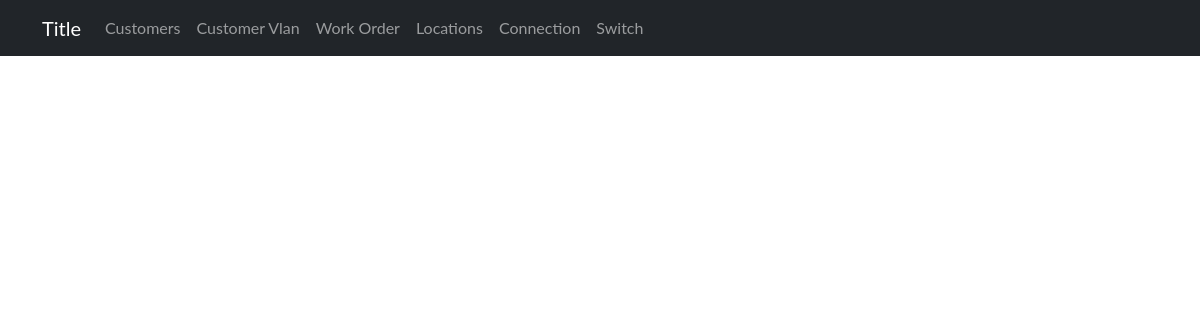
/devices/switch/3, run on an earlier commit of the app's database.
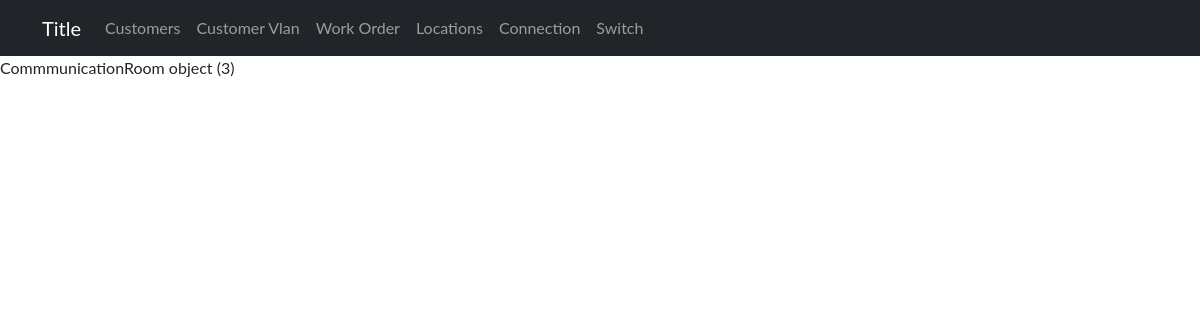
And on a later commit of the database.
### sitadevices/models.py (models this page shows)
class Switch(models.Model):
    comms_room = models.ForeignKey(CommmunicationRoom, on_delete=models.CASCADE)

class CommmunicationRoom(models.Model):
    building_code = models.ForeignKey(Building, on_delete=models.CASCADE)
    commroomname = models.CharField(max_length=255)

### sitadevices/views.py (the view)
# urls.py: path('switch/<int:switch_id>', SwitchInd, name='switchind'),
def SwitchInd(request, switch_id):
    switch = Switch.objects.filter(id =switch_id)
    dic = {
        'switch': switch,
    }
    return render(request, 'admin/switch/indswitch.html', {'dic': dic})

### sitadevices/templates/admin/switch/indswitch.html
{% extends 'admin/base1.html' %}
{% block content %}
{% for switch in dic.switch %}
    {{switch.comms_room}}
{% endfor %}
{% endblock  %}

What changed in the data, as far as the page shows it:
added Switch: comms_room "CommmunicationRoom object (3)"
